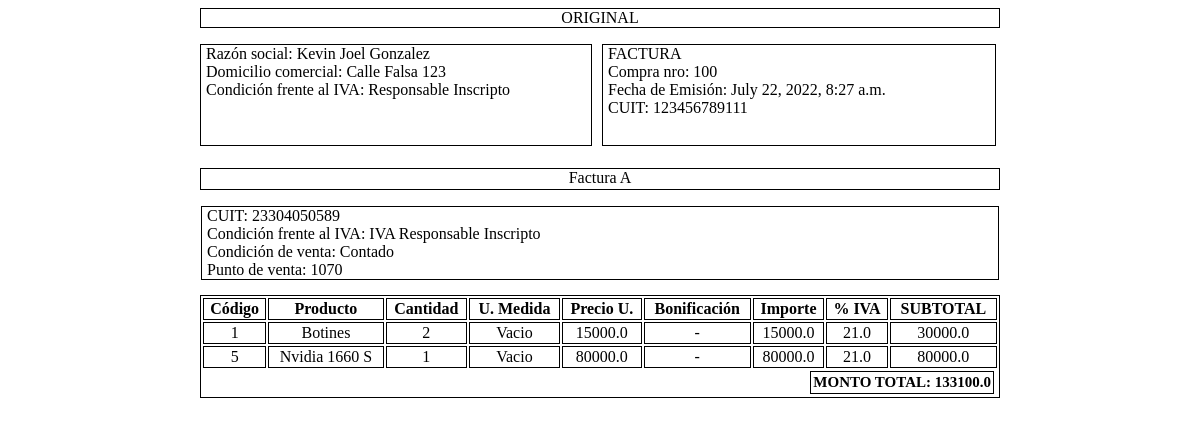
The app's page /registros/selectcompra/100, older data.
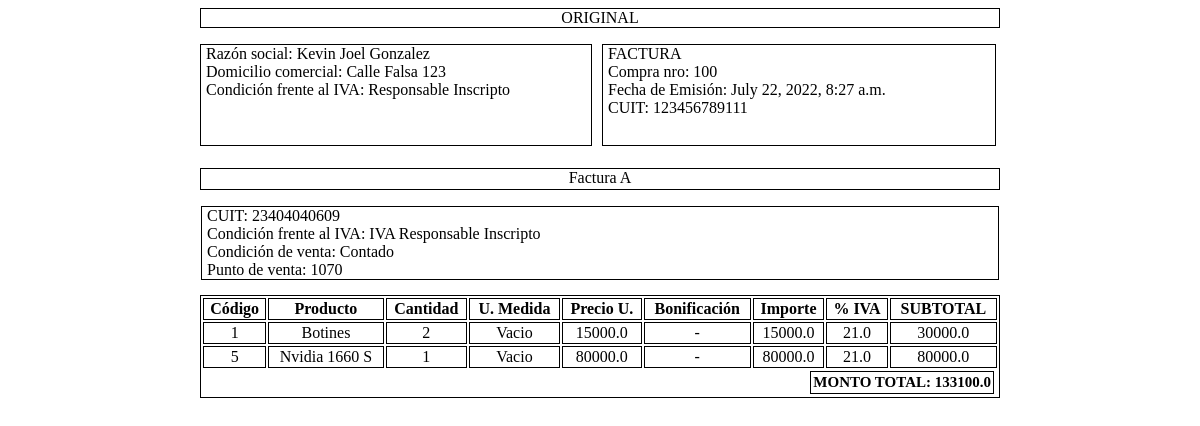
The same page, newer data.
### AppFactura/models.py (models this page shows, shortened)
class TipoComprobante(models.Model):
    id_tipo_comprobante = models.IntegerField(primary_key = True)
    nombre = models.CharField(max_length=50)
    letra = models.CharField(max_length=1)
    created = models.DateTimeField(auto_now_add=True)
    updated = models.DateTimeField(auto_now_add=True)
    class Meta:
        verbose_name = "TipoComprobante"
        verbose_name_plural = "TipoComprobantes"

class ComprobanteC (models.Model):
    user = models.ForeignKey(User, on_delete=models.CASCADE)
    numero = models.CharField(max_length=10)
    id_punto_de_venta = models.IntegerField()
    id_tipo_comprobante =  models.IntegerField()
    id_proveedor = models.IntegerField()
    monto_total = models.FloatField()
    created = models.DateTimeField(auto_now_add=True)
    updated = models.DateTimeField(auto_now_add=True)
    class Meta:
        verbose_name = "ComprobanteC"
        verbose_name_plural = "ComprobantesC"

class DetalleC (models.Model):
    user = models.ForeignKey(User, on_delete=models.CASCADE)
    id_articulo = models.IntegerField()
    cantidad = models.IntegerField()
    monto_unitario = models.FloatField()
    porcentaje_iva = models.FloatField()
    bonificacion = models.IntegerField()
    subtotal = models.FloatField()
    id_comprobante = models.ForeignKey(ComprobanteC, on_delete=models.CASCADE)
    class Meta:
        verbose_name = "Detalle"
        verbose_name_plural = "DetalleCompras"
        ordering = ['id']

### AppProveedores/models.py (models this page shows, shortened)
class Proveedores(models.Model):
    id_proveedor = models.IntegerField(primary_key = True)
    cuit = models.PositiveIntegerField()
    razon_social = models.CharField('Razón social', max_length=30)
    condicion = models.ForeignKey(CondicionFiscal, on_delete=models.CASCADE)
    telefono = models.CharField('Teléfono', max_length=30)
    email = models.EmailField('Email')
    direccion = models.ForeignKey(Direcciones, on_delete = models.CASCADE)
    created = models.DateTimeField(auto_now_add=True)
    updated = models.DateTimeField(auto_now_add=True)
    class Meta:
        verbose_name = "Proveedor"
        verbose_name_plural = "Proveedores"

### AppClientes/models.py (models this page shows)
class CondicionFiscal(models.Model):
    id_condicion_fiscal = models.IntegerField(primary_key = True)
    condicion_fiscal=models.CharField('Condicion', max_length=50)
    created = models.DateTimeField(auto_now_add=True)
    updated = models.DateTimeField(auto_now_add=True)
    class Meta:
        verbose_name = "CondFiscal"
        verbose_name_plural="CondFiscales"
    def __str__(self):
        return self.condicion_fiscal

### AppArticulos/models.py (models this page shows, shortened)
class Articulo(models.Model):
    id_articulo=models.IntegerField(primary_key = True)
    nombre=models.CharField('Nombre', max_length=50)
    categoria=models.ForeignKey(Categoria, on_delete=models.CASCADE)
    precio=models.FloatField('Precio')
    disponibilidad=models.BooleanField(default=True)
    cantidad=models.IntegerField('Cantidad')
    created=models.DateTimeField(auto_now_add=True)
    updated=models.DateTimeField(auto_now_add=True)
    class Meta:
        verbose_name="Articulo"
        verbose_name_plural="Articulos"

### AppRegistros/views.py (the view)
# urls.py: path('selectcompra/<id>', views.selectcompra, name="Selectcompra"),
def selectcompra(request, id):
    comprobante = get_object_or_404(ComprobanteC, id = id)
    detalle = DetalleC.objects.all()
    articulo = Articulo.objects.all()
    proveedor = Proveedores.objects.all()
    tip = TipoComprobante.objects.all()
    return render(request, "AppRegistros/selectcompra.html", {'comproc':comprobante, 'deta':detalle, 'art':articulo, 'tipocompro':tip, 'prov':proveedor})

### AppAgregar/context_processor.py (called while the page is built)
def importe_total(request):
    total=0.0
    if request.user.is_authenticated:
        if "agregar" in request.session.keys():
                for key, value in request.session['agregar'].items():
                        total=total+value['totalcant']
    return {'importe_total': total}

def importe_totalsiniva(request):
    total=0.0
    if request.user.is_authenticated:
        if "agregar" in request.session.keys():
                for key, value in request.session['agregar'].items():
                        total=total+value['subtotal']
    return {'totalsiniva': total}

### AppAgregarV/context_processor.py (called while the page is built)
def importe_total(request):
    total=0.0
    if request.user.is_authenticated:
        if "agregarv" in request.session.keys():
                for key, value in request.session['agregarv'].items():
                        total=total+value['totalcant']
    return {'totalventaIVA': total}

def importe_totalsiniva(request):
    total=0.0
    if request.user.is_authenticated:
        if "agregarv" in request.session.keys():
                for key, value in request.session['agregarv'].items():
                        total=total+value['subtotal']
    return {'totalventa': total}

### AppRegistros/templates/AppRegistros/selectcompra.html (shortened to what the changed rows need)
<div class="tabla" style="text-align: -webkit-center; width: 800px; margin-left: auto; margin-right: auto;" >
    <div class="datosfacturac">
        <div style="border: solid black 1px; text-align: -webkit-left; float:left; width: 392px; margin-left: 10px; height:100px;">
            <label style="margin-left: 5px;">FACTURA</label>
            <br>
            {% if comproc %}
                <label style="margin-left: 5px;">Compra nro: {{ comproc.id }} </label>
                <br>
                <label style="margin-left: 5px;">Fecha de Emisión: {{ comproc.created }}</label>
                <br>
                <label style="margin-left: 5px;">CUIT: 123456789111 </label>
            {% endif %}
        </div>
    </div>
    <div>
        {% if comproc %}
            {% if tipocompro %}
                {% for x in tipocompro %}
                    {% if comproc.id_tipo_comprobante == x.id_tipo_comprobante %}
                        <p style="text-align: center; border: solid black 1px; height: 20px; margin-top: 140px"> {{x.nombre}} {{x.letra}}</p>
                    {% endif %}
                {% endfor %}
            {% endif %}
        {% endif %}
    </div>
    <div style="width: 796px; border: solid black 1px; margin-bottom: 15px; text-align: -webkit-left;">
        {% if comproc %}
            {% if prov %}
                {% for x in prov %}
                    {% if comproc.id_proveedor == x.id_proveedor %}
                        <label style="margin-left: 5px;"> CUIT: {{ x.cuit }}</label>
                        <br>
                        <label style="margin-left: 5px;"> Condición frente al IVA: {{ x.condicion }} </label>
                        <br>
                        <label style="margin-left: 5px;"> Condición de venta: Contado </label>
                        <br>
                        <label style="margin-left: 5px;">Punto de venta: {{ comproc.id_punto_de_venta }} </label>
                        <br>
                    {% endif %}
                {% endfor %}
            {% endif %}
        {% endif %}
    </div>
    <table class="tablepdf" style="border: solid black 1px !important; width: 800px;">
        <thead class="headtablepdf">
            <th style="border: solid black 1px !important;">Código</th>
            <th style="border: solid black 1px !important;">Producto</th>
            <th style="border: solid black 1px !important;">Cantidad</th>
            <th style="border: solid black 1px !important;">U. Medida</th>
            <th style="border: solid black 1px !important;">Precio U.</th>
            <th style="border: solid black 1px !important;">Bonificación</th>
            <th style="border: solid black 1px !important;">Importe</th>
            <th style="border: solid black 1px !important;">% IVA</th>
            <th style="border: solid black 1px !important;">SUBTOTAL</th>
        </thead>
        <tbody>
            {% if comproc  %}
                    {% if deta %}
                        {% if art %}
                            {% for x in deta %}
                                {% for i in art %}
                                    {% if x.id_comprobante_id == comproc.id %}
                                        {% if x.id_articulo == i.id_articulo %}
                                            <tr>
                                                <td style="text-align: center; border: solid black 1px;">{{x.id_articulo}}</td>
                                                <td style="text-align: center; border: solid black 1px;">{{i.nombre}}</td>
                                                <td style="text-align: center; border: solid black 1px;">{{x.cantidad}}</td>
                                                <td style="text-align: center; border: solid black 1px;">Vacio</td>
                                                <td style="text-align: center; border: solid black 1px;">{{x.monto_unitario}}</td>
                                                <td style="text-align: center; border: solid black 1px;">-</td>
                                                {% if x.porcentaje_iva == 21 %}
                                                    <td style="text-align: center; border: solid black 1px;">{{ x.monto_unitario}}</td>
                                                {% else %}
                                                    <td style="text-align: center; border: solid black 1px;">{{ x.monto_unitario }}</td>
                                                {% endif %}
                                                <td style="text-align: center; border: solid black 1px;">{{x.porcentaje_iva}}</td>
                                                <td style="text-align: center; border: solid black 1px;">{{x.subtotal}}</td>
                                            </tr>
                                    {% endif %}
                                {% endif %}
                            {% endfor %}
                        {% endfor %}
                    {% endif %}
                {% endif %}
            {% endif %}
        </tbody>
        <tfoot >
            <tr>
                <td colspan="12">
                    <label style="float: right; font-weight: bold; font-size: 15px; margin-bottom: auto; margin-right: 2px; padding: 2px; border: solid black 1px;">MONTO TOTAL: {{comproc.monto_total}} </label>
                </td>
            </tr>
        </tfoot>
    </table>
    </div>

Row changes from the older to the newer data that the page shows:
no longer on this page (row edited): Proveedores: cuit "23304050589", condicion "IVA Responsable Inscripto", {{ comproc.id_punto_de_venta }} "1070"
added Proveedores: cuit "23404040609", condicion "IVA Responsable Inscripto", {{ comproc.id_punto_de_venta }} "1070"
